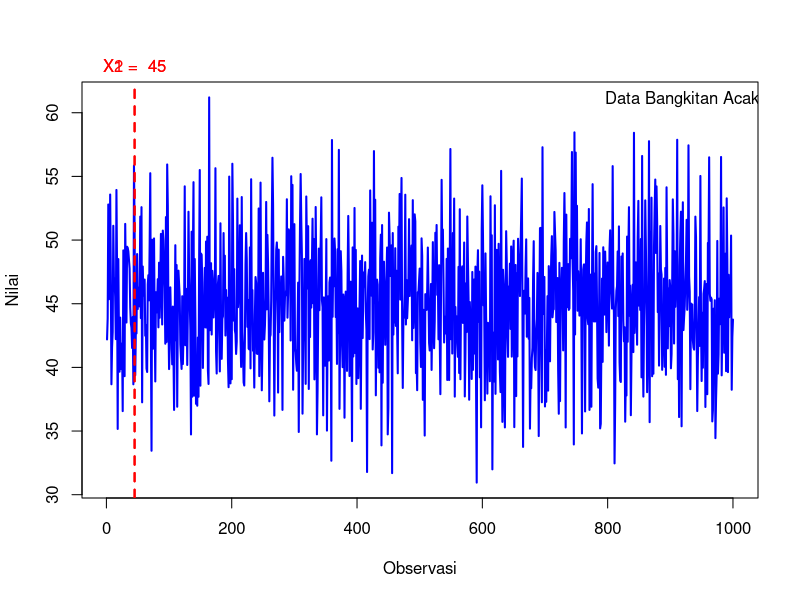
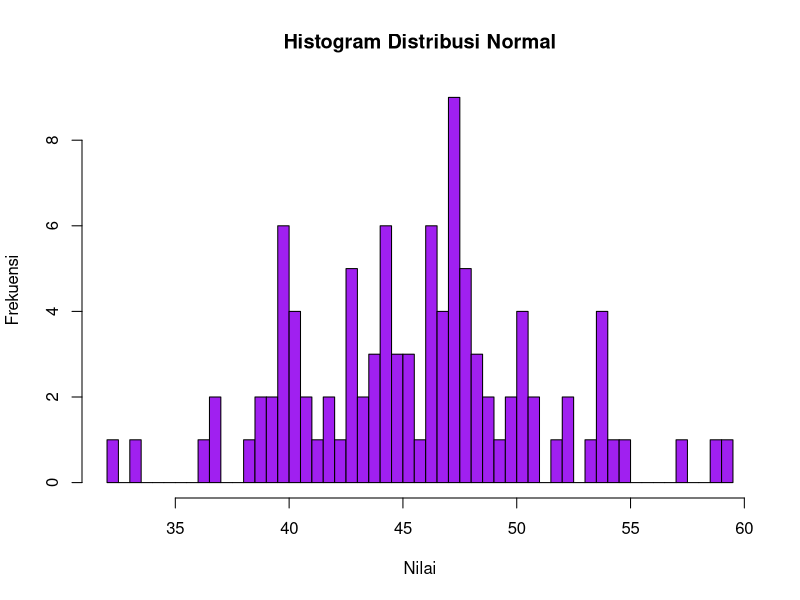

R code for these plots, in order:
#4A data bangkitan acak dalam bentuk grafik
# Tentukan rata-rata, standar deviasi, X1, dan X2
rataan = 45
standar_deviasi = 5
X1 = floor(rataan)
X2 = ceiling(rataan)
# Hitung z-score untuk X1 dan X2
z1 = (X1 - rataan) / standar_deviasi
z2 = (X2 - rataan) / standar_deviasi

# Hitung probabilitas P(X1 ≤ x ≤ X2)
prob = pnorm(X2, mean = rataan, sd = standar_deviasi) - pnorm(X1, mean = rataan, sd = standar_deviasi)

# Cetak hasil
cat("Probabilitas P(X1 ≤ x ≤ X2) =", prob, "\n")
cat("Z-score untuk X1 =", z1, "\n")
cat("Z-score untuk X2 =", z2, "\n")

# Bangkitkan data acak
set.seed(123)
data = rnorm(1000, mean = rataan, sd = standar_deviasi)

# Plot data
plot(data, type = "l", lwd = 2, col = "blue", xlab = "Observasi", ylab = "Nilai")
abline(v = X1, col = "red", lty = 2, lwd = 2)
abline(v = X2, col = "red", lty = 2, lwd = 2)
text(X1, par("usr")[4], pos = 3, col = "red", paste("X1 = ", X1), xpd = TRUE)
text(X2, par("usr")[4], pos = 3, col = "red", paste("X2 = ", X2), xpd = TRUE)
text(par("usr")[2], par("usr")[4] - 0.1, pos = 1, col = "black", paste("Data Bangkitan Acak Distribusi Normal ", prob))



#4B Menggambar Histogram
# Generate data acak dari distribusi normal
data = rnorm(100, mean = 45, sd = 5)

# Menggambarkan histogram dengan 50 breaks
hist(data, breaks = 50, main = "Histogram Distribusi Normal", xlab = "Nilai", ylab = "Frekuensi", col = "purple")



#4C Nilai varian (σ²)
# Generate data acak dari distribusi normal
data = rnorm(100, mean = 45, sd = 5)
# Menghitung variansi dari data acak
variasi = var(data)
variasi


